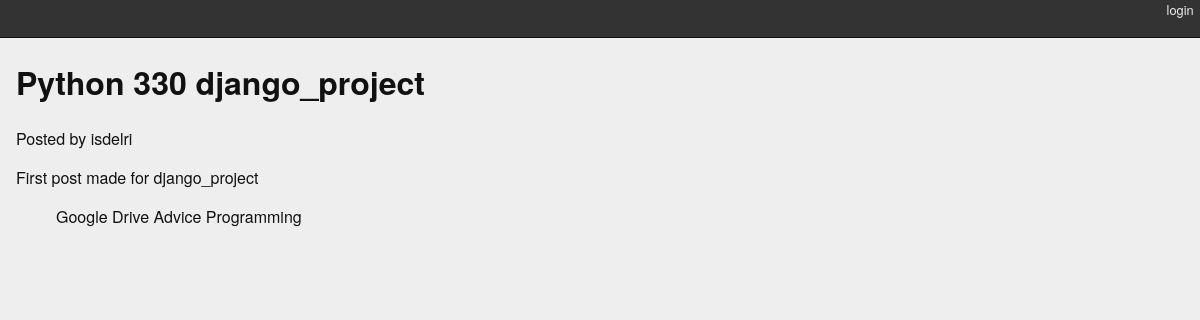
The app's page /posts/1/ with its own data.
### blogging/models.py (models this page shows)
class Post(models.Model):
    title = models.CharField(max_length=128)
    text = models.TextField(blank=True)
    author = models.ForeignKey(User, on_delete=models.CASCADE)
    created_date = models.DateTimeField(auto_now_add=True)
    modified_date = models.DateTimeField(auto_now=True)
    published_date = models.DateTimeField(blank=True, null=True)
    def __str__(self):
        return self.title

class Category(models.Model):
    name = models.CharField(max_length=128)
    description = models.TextField(blank=True)
    posts = models.ManyToManyField(Post, blank=True, related_name='categories')
    def __str__(self):
        return self.name
    class Meta:
        verbose_name_plural = 'Categories'

### blogging/views.py (the view)
# urls.py: path('posts/<int:pk>/', BlogDetailView.as_view(), name="blog_detail"),  # Blog post detail
class BlogDetailView(DetailView):
    model = Post
    template_name = 'blogging/detail.html'
    def get_queryset(self):
        return Post.objects.exclude(published_date__exact=None)

### blogging/templates/blogging/detail.html
{% extends "base.html" %}
{% block content %}
<h1>{{ post }}</h1>
<p class="byline">
    Posted by {{ post.author.username }}
</p>
<div class="post-body">
    {{ post.text }}
</div>
<ul class="categories">
    {% for category in post.categories.all %}
    <li>{{ category }}</li>
    {% endfor %}
</ul>
{% endblock %}

### blogging/static/django_blog.css (style rules this page uses)
body { background-color: #eee; color: #111; font-family: "HelveticaNeue-Light", "Helvetica Neue Light", "Helvetica Neue", Helvetica, Arial, "Lucida Grande", sans-serif; margin: 0; padding: 0; }
ul.categories { list-style: none; list-style-type: none; }
ul.categories li { display: inline; }

### records on screen
Post: title "Python 330 django_project", author.username "isdelri", text "First post made for django_project"
Category: name "Google Drive Advice"
Category: name "Programming"
